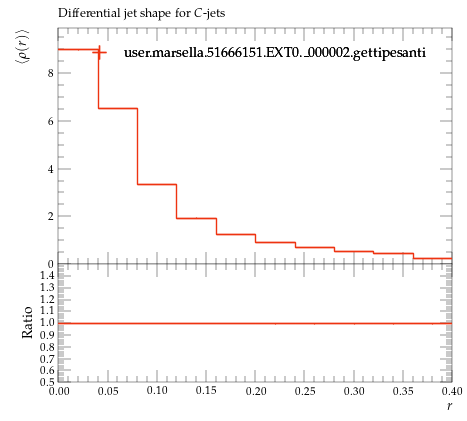

Write the Python code that produced this figure.
#! /usr/bin/env python

# This Python script was auto-generated using YODA v2.0.2.
# Analysis object: /MC_HFDECAYS/avg_rho_C_jet
# Timestamp: 24-07-2026 (16:40:06)

import matplotlib as mpl
import matplotlib.pyplot as plt
mpl.use('Agg') # comment out for interactive use
import os
import numpy as np

plotDir = os.path.split(os.path.realpath(__file__))[0]
if 'YODA_USER_PLOT_PATH' in globals():
    plot_outdir = globals()['YODA_USER_PLOT_PATH']
else:
    plot_outdir = plotDir

#plot style
plt.style.use(os.path.join(plotDir, '../default.mplstyle'))
# plot metadata
figW, figH = plt.rcParams['figure.figsize']
ax_xLabel = r'$r$'
ax_yLabel = r'$\langle\rho(r)\rangle$'
ax_title  = r'Differential jet shape for $C$-jets'
ax_xScale = 'linear'
ax_yScale = 'linear'
xLims = (0.0, 0.4)
yLims = (0.0, 9.894041300000001)

# TeX-friendly labels for the legend
labels = {
    'legend' : ([ r"user.marsella.51666151.EXT0.\_000002.gettipesanti" ], r""),
}

# Adjust canvas width and height
canvasW = 10.0
canvasH = 9.0
figW *= canvasW/10.
figH *= canvasH/9.

# Create figure and axis objects
fig, (ax, ratio0_ax) = plt.subplots(2, 1, sharex=True,
                  figsize=(figW,figH), gridspec_kw={'height_ratios': (6.0, 3.0)})

# Set figure margins
plt.subplots_adjust(
    left   = 1.0 * plt.rcParams['figure.subplot.left'],
    right  = 1.0 * plt.rcParams['figure.subplot.right'],
    top    = 1.0 * plt.rcParams['figure.subplot.top'],
    bottom = 1.0 * plt.rcParams['figure.subplot.bottom'])

ratio0_ax.yaxis.set_major_locator(mpl.ticker.MultipleLocator(0.1))
ratio0_ax.set_ylim(0.5, 1.4999)
ratio0_ax.set_ylabel('Ratio')

# the numerical data is stored in a separate file
dataf = dict()
prefix = os.path.split(__file__)[0]
if prefix:    prefix = prefix + '/'
exec(open(prefix+'avg_rho_C_jet__data.py').read(), dataf)


legend_handles = dict() # keep track of handles for the legend

# style options for curves
# starts at zorder>=5 to draw curve on top of legend
styles = {
  'user.marsella.51666151.EXT0._000002.gettipesanti.yoda.gz': {
    'color' : '#EE3311',
    'linestyle' : '-',
    'linewidth' : 1,
    'marker' : 'none',
    'markersize' : 2,
    'capsize' : 0.0,
    'zorder' : 5,
    'histstyle' : 1,
    'drawstyle' : 'steps-pre',
    'xerrorbars' : 1,
    'yerrorbars' : 1,
    'fillcolor' : None,
    'fillopacity' : 1.0,
    'ratio0_linestyle' : '-',
    'ratio0_linewidth' : 1,
    'ratio0_marker' : 'none',
    'ratio0_markersize' : 2,
    'ratio0_capsize' : 0.0,
    'ratio0_zorder' : 5,
    'ratio0_histstyle' : 1,
    'ratio0_drawstyle' : 'steps-pre',
    'ratio0_xerrorbars' : 1,
    'ratio0_yerrorbars' : 1,
  },
}

# curve from input yoda files in main panel
for label, yvals in dataf['yvals'].items():
    if all(np.isnan(v) for v in dataf['yvals'][label]):
        continue
    tmp = None
    if styles[label]['histstyle']: # draw as histogram
        xpos = dataf['xedges'][label] if styles[label]['drawstyle'] else dataf['xpoints'][label]
        ypos = np.insert(yvals, 0, yvals[0]) if styles[label]['drawstyle'] else yvals
        if styles[label]['fillcolor']: # fill area below curve
            ax.fill_between(xpos, ypos, step='pre',
                            color=styles[label]['fillcolor'],
                            alpha=styles[label]['fillopacity'])
        tmp, = ax.plot(xpos, ypos,
                       color=styles[label]['color'],
                       linestyle=styles[label]['linestyle'],
                       linewidth=styles[label]['linewidth'],
                       drawstyle=styles[label]['drawstyle'], solid_joinstyle='miter',
                       zorder=styles[label]['zorder'], label=label)
    tmp = ax.errorbar(dataf['xpoints'][label], yvals,
                      xerr=np.array(dataf['xerrs'][label])*styles[label]['xerrorbars'],
                      yerr=np.array(dataf['yerrs'][label])*styles[label]['yerrorbars'],
                      fmt=styles[label]['marker'], capsize=styles[label]['capsize'],
                      markersize=styles[label]['markersize'],
                      ecolor=styles[label]['color'],
                      color=styles[label]['color'], zorder=styles[label]['zorder'])
    tmp[-1][0].set_linestyle(styles[label]['linestyle'])
    tmp[-1][0].set_linewidth(styles[label]['linewidth'])
    if label in dataf['add_legend_handle']:  legend_handles[label] = tmp
    for varLabel in dataf['variation_yvals'].keys():
        if varLabel.startswith(label):
            tmp, = ax.plot(dataf['xedges'][label], dataf['variation_yvals'][varLabel],
                           color=styles[label]['color'],
                           linestyle=styles[label]['linestyle'],
                           linewidth=styles[label]['linewidth'],
                           drawstyle='steps-pre', solid_joinstyle='miter',
                           zorder=styles[label]['zorder'], alpha=0.5)


# plots on ratio panel
# curve from input yoda files in ratio panel
for label, yvals in dataf['ratio0_yvals'].items():
    if all(np.isnan(v) for v in yvals):
        continue
    if styles[label]['ratio0_histstyle']: # plot as histogram
        xpos = dataf['xedges']['user.marsella.51666151.EXT0._000002.gettipesanti.yoda.gz'] if styles[label]['ratio0_drawstyle'] else dataf['xpoints']['user.marsella.51666151.EXT0._000002.gettipesanti.yoda.gz']
        ypos = np.insert(yvals, 0, yvals[0]) if styles[label]['ratio0_drawstyle'] else yvals
        ratio0_ax.plot(xpos, ypos,
                       color=styles[label]['color'],
                       linewidth=styles[label]['linewidth'],
                       linestyle=styles[label]['ratio0_linestyle'],
                       drawstyle=styles[label]['ratio0_drawstyle'], zorder=styles[label]['zorder'],
                       solid_joinstyle='miter')
    tmp = ratio0_ax.errorbar(dataf['xpoints']['user.marsella.51666151.EXT0._000002.gettipesanti.yoda.gz'], yvals,
                             xerr=np.array(dataf['ref_xerrs'])*styles[label]['ratio0_xerrorbars'],
                             yerr=np.array(dataf['ratio0_yerrs'][label])*styles[label]['ratio0_yerrorbars'],
                             fmt=styles[label]['ratio0_marker'], capsize=styles[label]['ratio0_capsize'],
                             markersize=styles[label]['ratio0_markersize'],
                             ecolor=styles[label]['color'],
                             color=styles[label]['color'])
    tmp[-1][0].set_linestyle(styles[label]['ratio0_linestyle'])
    tmp[-1][0].set_linewidth(styles[label]['ratio0_linewidth'])

    for varlabel in dataf['ratio0_variation_vals'].keys():
        if varlabel.startswith(label):
            ratio0_ax.plot(dataf['xedges']['user.marsella.51666151.EXT0._000002.gettipesanti.yoda.gz'],
                            dataf['ratio0_variation_vals'][varlabel],
                            color=styles[label]['color'],
                            linestyle=styles[label]['linestyle'],
                            linewidth=styles[label]['linewidth'],
                            drawstyle='steps-pre', solid_joinstyle='miter',
                            zorder=1, alpha=0.5)

legend_items = list(legend_handles.values())
ax.add_artist(ax.legend(legend_items,
                        labels['legend'][0],
                        title=labels['legend'][1],
                        alignment='left',
                        loc='upper center',
                        bbox_to_anchor=(0.5, 0.97)))

# set plot metadata as defined above
ratio0_ax.set_xlabel(ax_xLabel)
ratio0_ax.xaxis.set_label_coords(1., -0.15)
ax.set_ylabel(ax_yLabel, ha='right', va='top')
ax.yaxis.set_label_coords(-0.11, 1.0)
ax.set_title(ax_title, loc='left')
ax.set_xscale(ax_xScale)
ax.set_yscale(ax_yScale)
ax.set_xlim(xLims)
ax.set_ylim(yLims)

# tick formatting
plt.rcParams['xtick.top'] = True
plt.rcParams['ytick.right'] = True
fig.align_ylabels((ax, ratio0_ax))
plt.savefig(os.path.join(plot_outdir, 'avg_rho_C_jet.pdf'), format='PDF')
plt.savefig(os.path.join(plot_outdir, 'avg_rho_C_jet.png'), format='PNG')

plt.close(fig)
